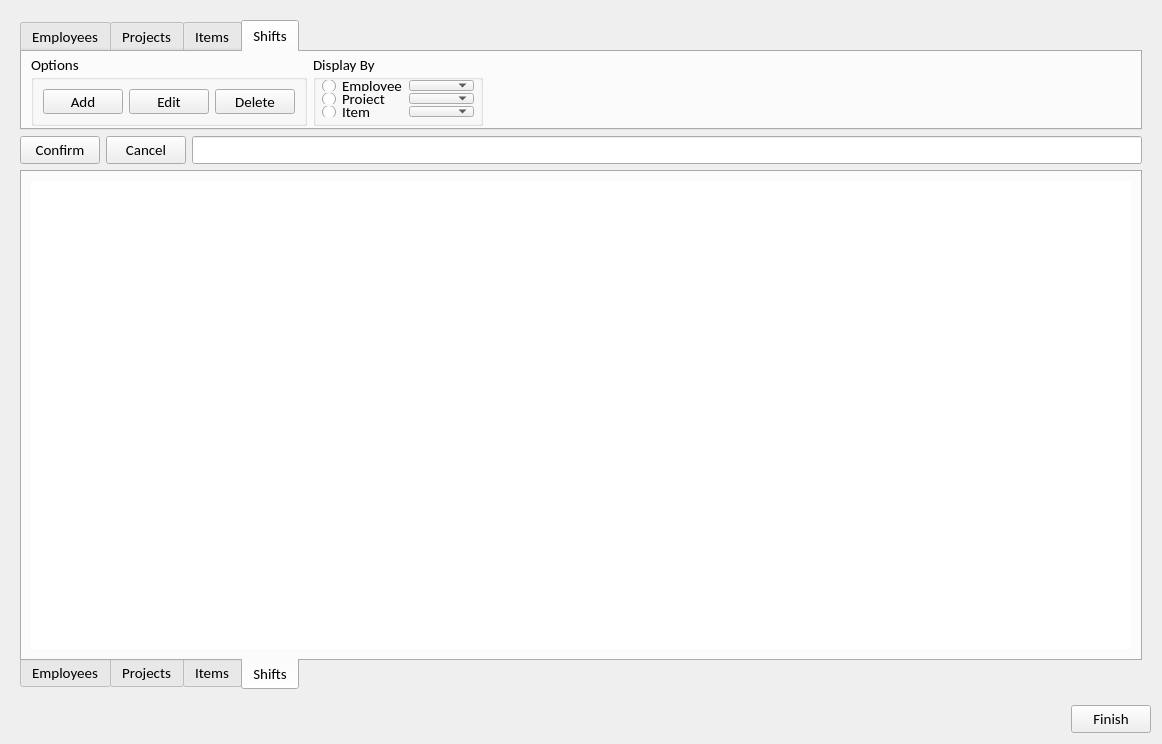
<?xml version="1.0" encoding="UTF-8"?>
<ui version="4.0">
 <class>MainForm</class>
 <widget class="QWidget" name="MainForm">
  <property name="geometry">
   <rect>
    <x>0</x>
    <y>0</y>
    <width>1162</width>
    <height>744</height>
   </rect>
  </property>
  <property name="font">
   <font>
    <family>Calibri</family>
    <pointsize>11</pointsize>
   </font>
  </property>
  <property name="windowTitle">
   <string>Form</string>
  </property>
  <layout class="QGridLayout" name="_2">
   <item row="0" column="1">
    <widget class="QStackedWidget" name="mainStack">
     <property name="frameShape">
      <enum>QFrame::NoFrame</enum>
     </property>
     <property name="frameShadow">
      <enum>QFrame::Plain</enum>
     </property>
     <property name="currentIndex">
      <number>1</number>
     </property>
     <widget class="QWidget" name="basicPage">
      <layout class="QGridLayout" name="gridLayout_2">
       <item row="1" column="2">
        <spacer name="horizontalSpacer_3">
         <property name="orientation">
          <enum>Qt::Horizontal</enum>
         </property>
         <property name="sizeHint" stdset="0">
          <size>
           <width>40</width>
           <height>20</height>
          </size>
         </property>
        </spacer>
       </item>
       <item row="1" column="0">
        <spacer name="horizontalSpacer_2">
         <property name="orientation">
          <enum>Qt::Horizontal</enum>
         </property>
         <property name="sizeHint" stdset="0">
          <size>
           <width>40</width>
           <height>20</height>
          </size>
         </property>
        </spacer>
       </item>
       <item row="0" column="1">
        <spacer name="verticalSpacer">
         <property name="orientation">
          <enum>Qt::Vertical</enum>
         </property>
         <property name="sizeHint" stdset="0">
          <size>
           <width>20</width>
           <height>40</height>
          </size>
         </property>
        </spacer>
       </item>
       <item row="2" column="1">
        <spacer name="verticalSpacer_2">
         <property name="orientation">
          <enum>Qt::Vertical</enum>
         </property>
         <property name="sizeHint" stdset="0">
          <size>
           <width>20</width>
           <height>40</height>
          </size>
         </property>
        </spacer>
       </item>
       <item row="1" column="1">
        <layout class="QVBoxLayout" name="verticalLayout">
         <item>
          <widget class="QPushButton" name="basicPageClockIn">
           <property name="text">
            <string>Clock In</string>
           </property>
          </widget>
         </item>
         <item>
          <widget class="QPushButton" name="basicPageClockOut">
           <property name="text">
            <string>Clock out</string>
           </property>
          </widget>
         </item>
         <item>
          <widget class="QPushButton" name="basicPageAdvanced">
           <property name="text">
            <string>Advanced</string>
           </property>
          </widget>
         </item>
        </layout>
       </item>
      </layout>
     </widget>
     <widget class="QWidget" name="advPage">
      <property name="acceptDrops">
       <bool>false</bool>
      </property>
      <layout class="QGridLayout" name="gridLayout_7">
       <item row="3" column="0">
        <widget class="QTabWidget" name="MainTabs">
         <property name="tabPosition">
          <enum>QTabWidget::South</enum>
         </property>
         <property name="currentIndex">
          <number>3</number>
         </property>
         <widget class="QWidget" name="EmployeeTab">
          <attribute name="title">
           <string>Employees</string>
          </attribute>
          <layout class="QGridLayout" name="gridLayout_4">
           <item row="0" column="0">
            <widget class="QTableView" name="EmployeeView">
             <property name="frameShape">
              <enum>QFrame::NoFrame</enum>
             </property>
             <property name="gridStyle">
              <enum>Qt::SolidLine</enum>
             </property>
            </widget>
           </item>
          </layout>
         </widget>
         <widget class="QWidget" name="ProjectTab">
          <attribute name="title">
           <string>Projects</string>
          </attribute>
          <layout class="QGridLayout" name="gridLayout_5">
           <item row="0" column="0">
            <layout class="QHBoxLayout" name="horizontalLayout_11">
             <item>
              <widget class="QTableView" name="ProjectView">
               <property name="frameShape">
                <enum>QFrame::NoFrame</enum>
               </property>
              </widget>
             </item>
             <item>
              <layout class="QGridLayout" name="gridLayout_11">
               <item row="0" column="0">
                <widget class="QTableView" name="ProjectView1">
                 <property name="frameShape">
                  <enum>QFrame::NoFrame</enum>
                 </property>
                </widget>
               </item>
              </layout>
             </item>
            </layout>
           </item>
          </layout>
         </widget>
         <widget class="QWidget" name="ItemTab">
          <attribute name="title">
           <string>Items</string>
          </attribute>
          <layout class="QGridLayout" name="gridLayout_6">
           <item row="0" column="0">
            <widget class="QTableView" name="ItemView">
             <property name="frameShape">
              <enum>QFrame::NoFrame</enum>
             </property>
            </widget>
           </item>
          </layout>
         </widget>
         <widget class="QWidget" name="ShiftTab">
          <attribute name="title">
           <string>Shifts</string>
          </attribute>
          <layout class="QGridLayout" name="gridLayout_3">
           <property name="sizeConstraint">
            <enum>QLayout::SetMinimumSize</enum>
           </property>
           <item row="0" column="0">
            <widget class="QTableView" name="ShiftView">
             <property name="frameShape">
              <enum>QFrame::NoFrame</enum>
             </property>
            </widget>
           </item>
          </layout>
         </widget>
        </widget>
       </item>
       <item row="2" column="0">
        <layout class="QHBoxLayout" name="horizontalLayout_4">
         <item>
          <widget class="QPushButton" name="pushButton_4">
           <property name="text">
            <string>Confirm</string>
           </property>
          </widget>
         </item>
         <item>
          <widget class="QPushButton" name="pushButton_3">
           <property name="text">
            <string>Cancel</string>
           </property>
          </widget>
         </item>
         <item>
          <widget class="QLineEdit" name="lineEdit"/>
         </item>
        </layout>
       </item>
       <item row="1" column="0">
        <widget class="QTabWidget" name="HeaderTabs">
         <property name="maximumSize">
          <size>
           <width>16777215</width>
           <height>110</height>
          </size>
         </property>
         <property name="currentIndex">
          <number>3</number>
         </property>
         <widget class="QWidget" name="EmployeeSettings">
          <attribute name="title">
           <string>Employees</string>
          </attribute>
          <layout class="QHBoxLayout" name="horizontalLayout_2">
           <property name="topMargin">
            <number>2</number>
           </property>
           <property name="bottomMargin">
            <number>2</number>
           </property>
           <item>
            <widget class="QGroupBox" name="groupBox">
             <property name="minimumSize">
              <size>
               <width>200</width>
               <height>0</height>
              </size>
             </property>
             <property name="maximumSize">
              <size>
               <width>200</width>
               <height>16777215</height>
              </size>
             </property>
             <property name="title">
              <string>Options</string>
             </property>
             <layout class="QHBoxLayout" name="horizontalLayout_5">
              <property name="leftMargin">
               <number>10</number>
              </property>
              <property name="topMargin">
               <number>0</number>
              </property>
              <property name="rightMargin">
               <number>10</number>
              </property>
              <property name="bottomMargin">
               <number>0</number>
              </property>
              <item>
               <widget class="QPushButton" name="EmployeeAdd">
                <property name="text">
                 <string>Add</string>
                </property>
               </widget>
              </item>
              <item>
               <widget class="QPushButton" name="EmployeeArchive">
                <property name="text">
                 <string>Archive</string>
                </property>
               </widget>
              </item>
              <item>
               <widget class="QPushButton" name="EmployeeDelete">
                <property name="text">
                 <string>Delete</string>
                </property>
               </widget>
              </item>
             </layout>
            </widget>
           </item>
           <item>
            <widget class="QGroupBox" name="groupBox_2">
             <property name="title">
              <string>Table</string>
             </property>
             <layout class="QGridLayout" name="gridLayout_8">
              <property name="topMargin">
               <number>0</number>
              </property>
              <property name="bottomMargin">
               <number>4</number>
              </property>
              <property name="spacing">
               <number>2</number>
              </property>
              <item row="0" column="0">
               <widget class="QCheckBox" name="EmployeeName">
                <property name="text">
                 <string>Name</string>
                </property>
               </widget>
              </item>
              <item row="1" column="2">
               <widget class="QCheckBox" name="EmployeeActive">
                <property name="text">
                 <string>Active</string>
                </property>
               </widget>
              </item>
              <item row="0" column="2">
               <widget class="QCheckBox" name="EmployeeShiftCount">
                <property name="text">
                 <string>ShiftCount</string>
                </property>
               </widget>
              </item>
              <item row="1" column="1">
               <widget class="QCheckBox" name="EmployeeAdminStatus">
                <property name="text">
                 <string>AdminStatus</string>
                </property>
               </widget>
              </item>
              <item row="0" column="1">
               <widget class="QCheckBox" name="EmployeePin">
                <property name="text">
                 <string>Pin</string>
                </property>
               </widget>
              </item>
              <item row="1" column="0">
               <widget class="QCheckBox" name="EmployeeId">
                <property name="text">
                 <string>Id</string>
                </property>
               </widget>
              </item>
              <item row="0" column="3">
               <widget class="QCheckBox" name="EmployeeCurrent">
                <property name="text">
                 <string>Current</string>
                </property>
               </widget>
              </item>
             </layout>
            </widget>
           </item>
           <item>
            <widget class="QGroupBox" name="groupBox_3">
             <property name="title">
              <string>Show</string>
             </property>
             <layout class="QVBoxLayout" name="verticalLayout_2">
              <property name="spacing">
               <number>2</number>
              </property>
              <property name="leftMargin">
               <number>6</number>
              </property>
              <property name="topMargin">
               <number>0</number>
              </property>
              <property name="rightMargin">
               <number>6</number>
              </property>
              <property name="bottomMargin">
               <number>6</number>
              </property>
              <item>
               <widget class="QRadioButton" name="AllRadio">
                <property name="text">
                 <string>All Employees</string>
                </property>
               </widget>
              </item>
              <item>
               <widget class="QRadioButton" name="CurrentRadio">
                <property name="text">
                 <string>Current Employees</string>
                </property>
               </widget>
              </item>
              <item>
               <widget class="QRadioButton" name="PastRadio">
                <property name="text">
                 <string>Past Employees</string>
                </property>
               </widget>
              </item>
             </layout>
            </widget>
           </item>
           <item>
            <spacer name="horizontalSpacer_4">
             <property name="orientation">
              <enum>Qt::Horizontal</enum>
             </property>
             <property name="sizeHint" stdset="0">
              <size>
               <width>40</width>
               <height>20</height>
              </size>
             </property>
            </spacer>
           </item>
          </layout>
         </widget>
         <widget class="QWidget" name="ProjectsSettings">
          <attribute name="title">
           <string>Projects</string>
          </attribute>
          <layout class="QHBoxLayout" name="horizontalLayout_7">
           <property name="topMargin">
            <number>2</number>
           </property>
           <property name="bottomMargin">
            <number>2</number>
           </property>
           <item>
            <widget class="QGroupBox" name="groupBox_6">
             <property name="title">
              <string>Options</string>
             </property>
             <layout class="QHBoxLayout" name="horizontalLayout_9">
              <property name="spacing">
               <number>2</number>
              </property>
              <property name="leftMargin">
               <number>9</number>
              </property>
              <property name="topMargin">
               <number>0</number>
              </property>
              <property name="bottomMargin">
               <number>4</number>
              </property>
              <item>
               <widget class="QPushButton" name="ProjectAdd">
                <property name="text">
                 <string>Create New</string>
                </property>
               </widget>
              </item>
              <item>
               <widget class="QPushButton" name="ProjectDelete">
                <property name="text">
                 <string>Delete</string>
                </property>
               </widget>
              </item>
              <item>
               <widget class="QPushButton" name="ProjectArchive">
                <property name="text">
                 <string>Archive</string>
                </property>
               </widget>
              </item>
             </layout>
            </widget>
           </item>
           <item>
            <widget class="QGroupBox" name="groupBox_8">
             <property name="title">
              <string>Table</string>
             </property>
             <layout class="QGridLayout" name="gridLayout_9">
              <property name="topMargin">
               <number>0</number>
              </property>
              <property name="bottomMargin">
               <number>4</number>
              </property>
              <property name="spacing">
               <number>2</number>
              </property>
              <item row="0" column="0">
               <widget class="QCheckBox" name="ProjectName">
                <property name="text">
                 <string>Name</string>
                </property>
               </widget>
              </item>
              <item row="1" column="0">
               <widget class="QCheckBox" name="ProjectId">
                <property name="text">
                 <string>Id</string>
                </property>
               </widget>
              </item>
              <item row="0" column="1">
               <widget class="QCheckBox" name="ProjectCurrent">
                <property name="text">
                 <string>Current</string>
                </property>
               </widget>
              </item>
             </layout>
            </widget>
           </item>
           <item>
            <widget class="QGroupBox" name="groupBox_9">
             <property name="title">
              <string>Show</string>
             </property>
             <layout class="QVBoxLayout" name="verticalLayout_3">
              <property name="spacing">
               <number>2</number>
              </property>
              <property name="topMargin">
               <number>0</number>
              </property>
              <property name="bottomMargin">
               <number>4</number>
              </property>
              <item>
               <widget class="QRadioButton" name="ProjectAllRadio">
                <property name="text">
                 <string>All Projects</string>
                </property>
               </widget>
              </item>
              <item>
               <widget class="QRadioButton" name="ProjectCurrentRadio">
                <property name="text">
                 <string>Current Projects</string>
                </property>
               </widget>
              </item>
              <item>
               <widget class="QRadioButton" name="ProjectPastRadio">
                <property name="text">
                 <string>Past Projects</string>
                </property>
               </widget>
              </item>
             </layout>
            </widget>
           </item>
           <item>
            <spacer name="horizontalSpacer_6">
             <property name="orientation">
              <enum>Qt::Horizontal</enum>
             </property>
             <property name="sizeHint" stdset="0">
              <size>
               <width>40</width>
               <height>20</height>
              </size>
             </property>
            </spacer>
           </item>
          </layout>
         </widget>
         <widget class="QWidget" name="ItemsSettings">
          <attribute name="title">
           <string>Items</string>
          </attribute>
          <layout class="QHBoxLayout" name="horizontalLayout_8">
           <property name="topMargin">
            <number>2</number>
           </property>
           <property name="bottomMargin">
            <number>2</number>
           </property>
           <item>
            <widget class="QGroupBox" name="groupBox_7">
             <property name="title">
              <string>Options</string>
             </property>
             <layout class="QHBoxLayout" name="horizontalLayout_10">
              <item>
               <widget class="QPushButton" name="ItemAdd">
                <property name="text">
                 <string>Create New</string>
                </property>
               </widget>
              </item>
              <item>
               <widget class="QPushButton" name="ItemDelete">
                <property name="text">
                 <string>Delete</string>
                </property>
               </widget>
              </item>
             </layout>
            </widget>
           </item>
           <item>
            <widget class="QGroupBox" name="groupBox_10">
             <property name="title">
              <string>Table</string>
             </property>
             <layout class="QGridLayout" name="gridLayout_10">
              <item row="0" column="0">
               <widget class="QCheckBox" name="ItemName">
                <property name="text">
                 <string>Name</string>
                </property>
               </widget>
              </item>
              <item row="1" column="0">
               <widget class="QCheckBox" name="ItemId">
                <property name="text">
                 <string>Id</string>
                </property>
               </widget>
              </item>
              <item row="1" column="1">
               <widget class="QCheckBox" name="ItemSub">
                <property name="text">
                 <string>Sub-Category</string>
                </property>
               </widget>
              </item>
              <item row="0" column="1">
               <widget class="QCheckBox" name="ItemCategory">
                <property name="text">
                 <string>Category</string>
                </property>
               </widget>
              </item>
              <item row="0" column="2">
               <widget class="QCheckBox" name="ItemDimension">
                <property name="text">
                 <string>Dimension</string>
                </property>
               </widget>
              </item>
             </layout>
            </widget>
           </item>
           <item>
            <spacer name="horizontalSpacer_7">
             <property name="orientation">
              <enum>Qt::Horizontal</enum>
             </property>
             <property name="sizeHint" stdset="0">
              <size>
               <width>40</width>
               <height>20</height>
              </size>
             </property>
            </spacer>
           </item>
          </layout>
         </widget>
         <widget class="QWidget" name="ShiftSettings">
          <attribute name="title">
           <string>Shifts</string>
          </attribute>
          <layout class="QHBoxLayout" name="horizontalLayout_3">
           <property name="topMargin">
            <number>2</number>
           </property>
           <property name="bottomMargin">
            <number>2</number>
           </property>
           <item>
            <widget class="QGroupBox" name="groupBox_4">
             <property name="title">
              <string>Options</string>
             </property>
             <layout class="QHBoxLayout" name="horizontalLayout_6">
              <item>
               <widget class="QPushButton" name="ShiftAdd">
                <property name="text">
                 <string>Add</string>
                </property>
               </widget>
              </item>
              <item>
               <widget class="QPushButton" name="ShiftEdit">
                <property name="text">
                 <string>Edit</string>
                </property>
               </widget>
              </item>
              <item>
               <widget class="QPushButton" name="ShiftDelete">
                <property name="text">
                 <string>Delete</string>
                </property>
               </widget>
              </item>
             </layout>
            </widget>
           </item>
           <item>
            <widget class="QGroupBox" name="groupBox_5">
             <property name="title">
              <string>Display By</string>
             </property>
             <layout class="QGridLayout" name="gridLayout">
              <property name="leftMargin">
               <number>6</number>
              </property>
              <property name="topMargin">
               <number>0</number>
              </property>
              <property name="rightMargin">
               <number>6</number>
              </property>
              <property name="bottomMargin">
               <number>6</number>
              </property>
              <property name="spacing">
               <number>2</number>
              </property>
              <item row="2" column="0">
               <widget class="QRadioButton" name="ShiftProjectRadio">
                <property name="text">
                 <string>Item</string>
                </property>
               </widget>
              </item>
              <item row="2" column="1">
               <widget class="QComboBox" name="ShiftItemCombo">
                <property name="font">
                 <font>
                  <pointsize>9</pointsize>
                 </font>
                </property>
                <property name="sizeAdjustPolicy">
                 <enum>QComboBox::AdjustToContents</enum>
                </property>
               </widget>
              </item>
              <item row="0" column="0">
               <widget class="QRadioButton" name="ShiftEmployeeRadio">
                <property name="text">
                 <string>Employee</string>
                </property>
               </widget>
              </item>
              <item row="0" column="1">
               <widget class="QComboBox" name="ShiftEmployeeCombo">
                <property name="font">
                 <font>
                  <pointsize>9</pointsize>
                 </font>
                </property>
                <property name="sizeAdjustPolicy">
                 <enum>QComboBox::AdjustToContents</enum>
                </property>
               </widget>
              </item>
              <item row="1" column="0">
               <widget class="QRadioButton" name="ShiftItemRadio">
                <property name="text">
                 <string>Project</string>
                </property>
               </widget>
              </item>
              <item row="1" column="1">
               <widget class="QComboBox" name="ShiftProjectCombo">
                <property name="font">
                 <font>
                  <pointsize>9</pointsize>
                 </font>
                </property>
                <property name="sizeAdjustPolicy">
                 <enum>QComboBox::AdjustToContents</enum>
                </property>
               </widget>
              </item>
             </layout>
            </widget>
           </item>
           <item>
            <spacer name="horizontalSpacer_5">
             <property name="orientation">
              <enum>Qt::Horizontal</enum>
             </property>
             <property name="sizeHint" stdset="0">
              <size>
               <width>40</width>
               <height>20</height>
              </size>
             </property>
            </spacer>
           </item>
          </layout>
         </widget>
        </widget>
       </item>
      </layout>
     </widget>
    </widget>
   </item>
   <item row="1" column="1">
    <layout class="QHBoxLayout" name="horizontalLayout">
     <property name="spacing">
      <number>0</number>
     </property>
     <property name="sizeConstraint">
      <enum>QLayout::SetMinimumSize</enum>
     </property>
     <item>
      <spacer name="horizontalSpacer">
       <property name="orientation">
        <enum>Qt::Horizontal</enum>
       </property>
       <property name="sizeHint" stdset="0">
        <size>
         <width>40</width>
         <height>20</height>
        </size>
       </property>
      </spacer>
     </item>
     <item>
      <widget class="QPushButton" name="mainFinish">
       <property name="text">
        <string>Finish</string>
       </property>
      </widget>
     </item>
    </layout>
   </item>
  </layout>
 </widget>
 <resources/>
 <connections/>
</ui>
